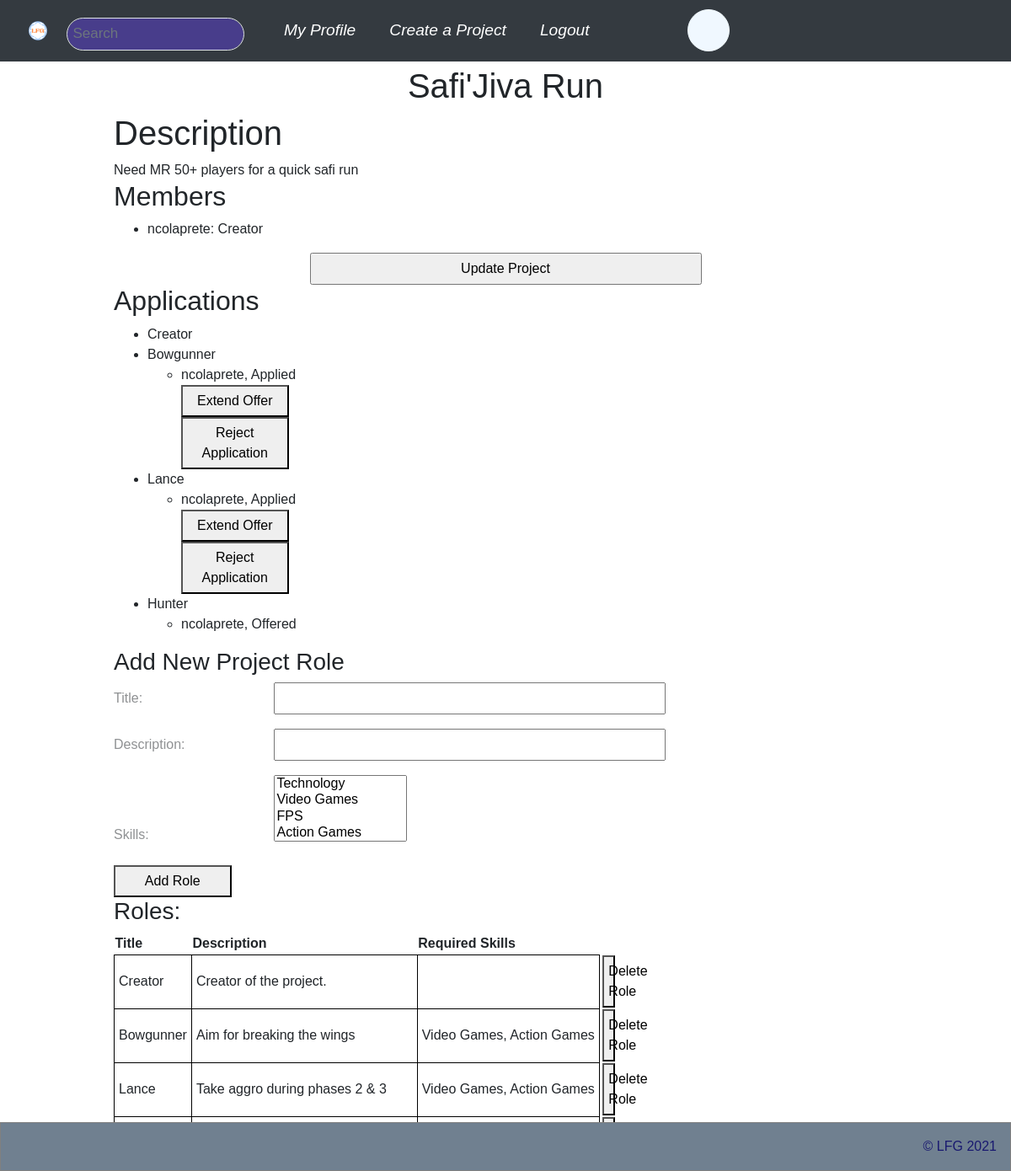
Page /project/3/ (signed in) on the committed database.
### LFGCore/models.py (models this page shows, shortened)
class Project(models.Model):
  channels = models.ManyToManyField('ChatChannel', through='ProjectChannel')
  name = models.CharField(max_length=45)
  description = models.CharField(max_length=10000)
  start_date = models.DateTimeField(default=now)
  end_date = models.DateTimeField(null=True)
  active = models.BooleanField(default=True)
  def applicable_role_list(self, user):
    roles = []
    for role in self.role_set.all():
      is_applicable = True
      if not user.is_authenticated:
        is_applicable = False
      else:
        membership = False
        if self.member_set.filter(profile=user.profile):
          membership = self.member_set.get(profile=user.profile)
        if role in map(lambda a: a.role, user.profile.application_set.filter(~Q(status='R'))):
          is_applicable = False
        if membership and role in membership.roles.all():
          is_applicable = False
        roles.append((role, is_applicable))
    return roles

class Member(models.Model):
  profile = models.ForeignKey(Profile, on_delete=models.CASCADE)
  project = models.ForeignKey(Project, on_delete=models.CASCADE)
  roles = models.ManyToManyField('Role')
  is_owner = models.BooleanField()
  start_date = models.DateTimeField()
  end_date = models.DateTimeField(null=True)
  active = models.BooleanField(default=True)

class Profile(models.Model):
  user = models.OneToOneField(User, on_delete=models.CASCADE)
  address = models.OneToOneField('Address', on_delete=models.CASCADE, null=True)
  projects = models.ManyToManyField('Project', through='Member', related_name="memberships")
  chat_channels = models.ManyToManyField('ChatChannel', related_name="channels")
  chats = models.ManyToManyField('ChatChannel', related_name="chats", through='Chat')
  friends = models.ManyToManyField("self", through='Friend')
  bio = models.CharField(max_length=1000, null=True, default="")
  telephone_number = models.DecimalField(max_digits=11, decimal_places=0, null=True)
  applications = models.ManyToManyField('Role', through='Application', related_name="role_application")

class Role(models.Model):
  project = models.ForeignKey(Project, on_delete=models.CASCADE)
  skills = models.ManyToManyField('Skill')
  title = models.CharField(max_length=45)
  description = models.CharField(max_length=1000)
  def __str__(self):
    return self.title

class Application(models.Model):
  applicant = models.ForeignKey(Profile, on_delete=models.CASCADE)
  role = models.ForeignKey(Role, on_delete=models.CASCADE)
  status = models.CharField(max_length=1, choices=(
    ('A', 'Applied'),
    ('O', 'Offered'),
    ('R', 'Rejected'),
    ('D', 'Declined')
  ))

class Skill(models.Model):
  parent = models.ForeignKey("self", on_delete=models.CASCADE, null=True)
  name = models.CharField(max_length=45)
  description = models.CharField(max_length=250)
  def __str__(self):
    return self.name

### LFGCore/views.py (the view)
# urls.py: path('project/<int:id>/', views.project, name= 'project_view'),
@login_required
def project(request, id=None):
  if id == None:
    return HttpResponseNotFound()
  else:
    project = Project.objects.get(id=id)
    if project == None or not project.active:
      return HttpResponseNotFound(f"<p>Project id {id} does not exist</p>")
  role_form = ProjectRoleForm(initial={'project' : project})
  membership = request.user.profile.member_set.filter(project=project)
  is_owner = False
  if not membership.exists():
    membership = None
  else:
    membership = membership[0]
    is_owner = membership.is_owner
  role_list = project.applicable_role_list(request.user)
  return render(request, 'LFGCore/project.html', {
    "user" : request.user,
    "membership" : membership,
    "is_owner" : is_owner,
    "project" : project,
    "role_list" : role_list,
    "role_form" : role_form
  })

### LFGCore/forms.py
class ProjectRoleForm(forms.ModelForm):
    class Meta:
        model = Role
        fields = ('title', 'description', 'project', 'skills')
    def __init__(self, *args, **kwargs):
        super(ProjectRoleForm, self).__init__(*args, **kwargs)
        self.fields['project'].widget = forms.HiddenInput()
        self.fields['skills'] = forms.ModelMultipleChoiceField(queryset=Skill.objects.all(), widget=forms.SelectMultiple())

### LFGCore/templates/LFGCore/project.html (shortened to what this page needs)
{% extends "LFGCore/top.html" %}
{% block content %}
<h1 style="text-align: center;">{{ project.name }}</h1>
<h1>Description</h1>
{{ project.description }}
<h2>Members</h2>
<ul>
  {% for member in project.member_set.all %}
    <li>
      {{ member.profile.user.username }}: {{ member.roles.all|join:", " }}
    </li>
  {% endfor %}
</ul>
{% if is_owner %}
<center>
  <form action="/project/update/{{project.id}}/">
    <input type="submit" value="Update Project" />
  </form>
</center>
{% endif %}
{% if is_owner %}
<h2>Applications</h2>
<ul>
  {% for role in project.role_set.all %}
  <li>
    {{ role.title }}
    <ul>
      {% for application in role.application_set.all %}
      <li>
        {{ application.applicant.user.username }}, {{ application.get_status_display }}
        {% if application.status == 'A' %}
        <form action="/application/updatestatus/{{ application.id }}/" method="post">
          <button type="submit">Extend Offer</button>
        </form>
        <form action="/application/updatestatus/{{ application.id }}/" method="post">
          <button type="submit">Reject Application</button>
        </form>
        {% endif %}
      </li>
      {% endfor %}
    </ul>
  </li>
  {% endfor %}
</ul>
<h3>Add New Project Role</h3>
<form action="/role/create/" method='post'>
  {{ role_form.as_p }}
  <button type="submit">Add Role</button>
</form>
{% endif %}
<h3>Roles:</h3>
<table>
  <tr>
    <th>Title</th>
    <th>Description</th>
    <th>Required Skills</th>
  </tr>
  {% for role, is_applicable in role_list %}
  <tr>
    <td style='border: 1px solid black; padding: 5px'>{{ role.title }}</td>
    <td style='border: 1px solid black; padding: 5px'>{{ role.description }}</td>
    <td style='border: 1px solid black; padding: 5px'>{{ role.skills.all|join:", " }}</td>
    <td>
    </td>
    <td>
      {% if is_owner %}
      <form action="/role/delete/" , method='post'>
        <button type="submit">Delete Role</button>
      </form>
      {% endif %}
    </td>
  </tr>
  {% endfor %}
{% endblock content %}

### static/top/top.css (style rules this page uses)
* { box-sizing: border-box; }
body { margin: 0; font-family: Arial, Helvetica, sans-serif; }

### LFGCore/templates/LFGCore/top.html (style rules this page uses)
.container input { width: 50%; padding: 5px; }
.container label { width: 20%; opacity: 0.5; text-align: left; margin-left: 0px; }
button { width: 15%; padding: 5px; }

### rows in the picture
Project: name "Safi'Jiva Run", description "Need MR 50+ players for a quick safi run"
Member: profile.user.username "ncolaprete", roles.all "Creator"
Role: title "Creator", description "Creator of the project."
Role: title "Bowgunner", description "Aim for breaking the wings", skills.all "Video Games, Action Games"
Application: applicant.user.username "ncolaprete", status "Applied"
Role: title "Lance", description "Take aggro during phases 2 & 3", skills.all "Video Games, Action Games"
Application: applicant.user.username "ncolaprete", status "Applied"
Role: title "Hunter"
Application: applicant.user.username "ncolaprete", status "Offered"
